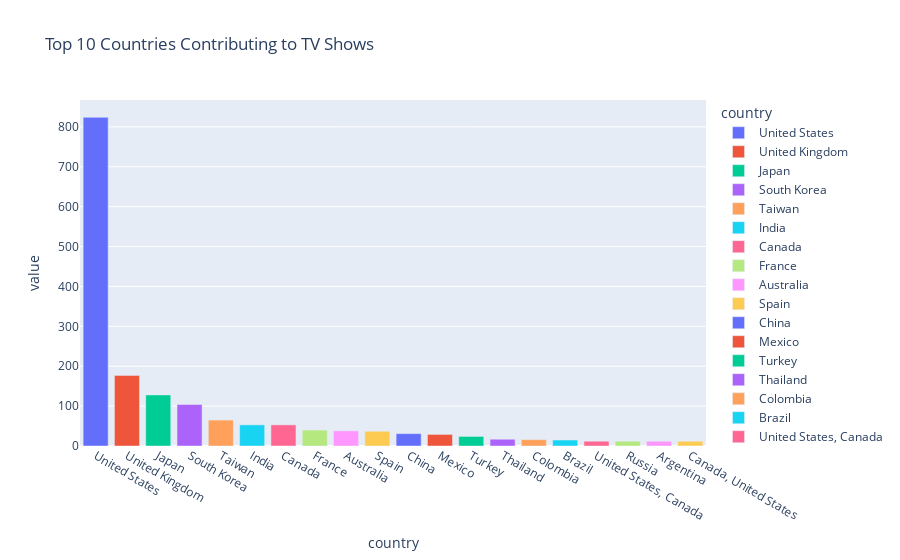

Write notebook code for a chart like this one.
### Code cell
top_TVshow_Countries=TVshows["country"].value_counts().head(20)
px.bar(top_TVshow_Countries, color=top_TVshow_Countries.index, title="Top 10 Countries Contributing to TV Shows")

### Figure 1 — Plotly figure (JSON) as saved in the notebook; plotly's stock layout.template omitted (floating-point values rounded to 4 significant figures)
{"data": [{"alignmentgroup": "True", "hovertemplate": "country=%{x}<br>value=%{y}<extra></extra>", "legendgroup": "United States", "marker": {"color": "#636efa", "pattern": {"shape": ""}}, "name": "United States", "offsetgroup": "United States", "orientation": "v", "showlegend": true, "textposition": "auto", "type": "bar", "x": ["United States"], "xaxis": "x", "y": [824], "yaxis": "y"}, {"alignmentgroup": "True", "hovertemplate": "country=%{x}<br>value=%{y}<extra></extra>", "legendgroup": "United Kingdom", "marker": {"color": "#EF553B", "pattern": {"shape": ""}}, "name": "United Kingdom", "offsetgroup": "United Kingdom", "orientation": "v", "showlegend": true, "textposition": "auto", "type": "bar", "x": ["United Kingdom"], "xaxis": "x", "y": [177], "yaxis": "y"}, {"alignmentgroup": "True", "hovertemplate": "country=%{x}<br>value=%{y}<extra></extra>", "legendgroup": "Japan", "marker": {"color": "#00cc96", "pattern": {"shape": ""}}, "name": "Japan", "offsetgroup": "Japan", "orientation": "v", "showlegend": true, "textposition": "auto", "type": "bar", "x": ["Japan"], "xaxis": "x", "y": [128], "yaxis": "y"}, {"alignmentgroup": "True", "hovertemplate": "country=%{x}<br>value=%{y}<extra></extra>", "legendgroup": "South Korea", "marker": {"color": "#ab63fa", "pattern": {"shape": ""}}, "name": "South Korea", "offsetgroup": "South Korea", "orientation": "v", "showlegend": true, "textposition": "auto", "type": "bar", "x": ["South Korea"], "xaxis": "x", "y": [104], "yaxis": "y"}, {"alignmentgroup": "True", "hovertemplate": "country=%{x}<br>value=%{y}<extra></extra>", "legendgroup": "Taiwan", "marker": {"color": "#FFA15A", "pattern": {"shape": ""}}, "name": "Taiwan", "offsetgroup": "Taiwan", "orientation": "v", "showlegend": true, "textposition": "auto", "type": "bar", "x": ["Taiwan"], "xaxis": "x", "y": [65], "yaxis": "y"}, {"alignmentgroup": "True", "hovertemplate": "country=%{x}<br>value=%{y}<extra></extra>", "legendgroup": "India", "marker": {"color": "#19d3f3", "pattern": {"shape": ""}}, "name": "India", "offsetgroup": "India", "orientation": "v", "showlegend": true, "textposition": "auto", "type": "bar", "x": ["India"], "xaxis": "x", "y": [53], "yaxis": "y"}, {"alignmentgroup": "True", "hovertemplate": "country=%{x}<br>value=%{y}<extra></extra>", "legendgroup": "Canada", "marker": {"color": "#FF6692", "pattern": {"shape": ""}}, "name": "Canada", "offsetgroup": "Canada", "orientation": "v", "showlegend": true, "textposition": "auto", "type": "bar", "x": ["Canada"], "xaxis": "x", "y": [53], "yaxis": "y"}, {"alignmentgroup": "True", "hovertemplate": "country=%{x}<br>value=%{y}<extra></extra>", "legendgroup": "France", "marker": {"color": "#B6E880", "pattern": {"shape": ""}}, "name": "France", "offsetgroup": "France", "orientation": "v", "showlegend": true, "textposition": "auto", "type": "bar", "x": ["France"], "xaxis": "x", "y": [40], "yaxis": "y"}, {"alignmentgroup": "True", "hovertemplate": "country=%{x}<br>value=%{y}<extra></extra>", "legendgroup": "Australia", "marker": {"color": "#FF97FF", "pattern": {"shape": ""}}, "name": "Australia", "offsetgroup": "Australia", "orientation": "v", "showlegend": true, "textposition": "auto", "type": "bar", "x": ["Australia"], "xaxis": "x", "y": [38], "yaxis": "y"}, {"alignmentgroup": "True", "hovertemplate": "country=%{x}<br>value=%{y}<extra></extra>", "legendgroup": "Spain", "marker": {"color": "#FECB52", "pattern": {"shape": ""}}, "name": "Spain", "offsetgroup": "Spain", "orientation": "v", "showlegend": true, "textposition": "auto", "type": "bar", "x": ["Spain"], "xaxis": "x", "y": [37], "yaxis": "y"}, {"alignmentgroup": "True", "hovertemplate": "country=%{x}<br>value=%{y}<extra></extra>", "legendgroup": "China", "marker": {"color": "#636efa", "pattern": {"shape": ""}}, "name": "China", "offsetgroup": "China", "orientation": "v", "showlegend": true, "textposition": "auto", "type": "bar", "x": ["China"], "xaxis": "x", "y": [31], "yaxis": "y"}, {"alignmentgroup": "True", "hovertemplate": "country=%{x}<br>value=%{y}<extra></extra>", "legendgroup": "Mexico", "marker": {"color": "#EF553B", "pattern": {"shape": ""}}, "name": "Mexico", "offsetgroup": "Mexico", "orientation": "v", "showlegend": true, "textposition": "auto", "type": "bar", "x": ["Mexico"], "xaxis": "x", "y": [29], "yaxis": "y"}, {"alignmentgroup": "True", "hovertemplate": "country=%{x}<br>value=%{y}<extra></extra>", "legendgroup": "Turkey", "marker": {"color": "#00cc96", "pattern": {"shape": ""}}, "name": "Turkey", "offsetgroup": "Turkey", "orientation": "v", "showlegend": true, "textposition": "auto", "type": "bar", "x": ["Turkey"], "xaxis": "x", "y": [24], "yaxis": "y"}, {"alignmentgroup": "True", "hovertemplate": "country=%{x}<br>value=%{y}<extra></extra>", "legendgroup": "Thailand", "marker": {"color": "#ab63fa", "pattern": {"shape": ""}}, "name": "Thailand", "offsetgroup": "Thailand", "orientation": "v", "showlegend": true, "textposition": "auto", "type": "bar", "x": ["Thailand"], "xaxis": "x", "y": [17], "yaxis": "y"}, {"alignmentgroup": "True", "hovertemplate": "country=%{x}<br>value=%{y}<extra></extra>", "legendgroup": "Colombia", "marker": {"color": "#FFA15A", "pattern": {"shape": ""}}, "name": "Colombia", "offsetgroup": "Colombia", "orientation": "v", "showlegend": true, "textposition": "auto", "type": "bar", "x": ["Colombia"], "xaxis": "x", "y": [16], "yaxis": "y"}, {"alignmentgroup": "True", "hovertemplate": "country=%{x}<br>value=%{y}<extra></extra>", "legendgroup": "Brazil", "marker": {"color": "#19d3f3", "pattern": {"shape": ""}}, "name": "Brazil", "offsetgroup": "Brazil", "orientation": "v", "showlegend": true, "textposition": "auto", "type": "bar", "x": ["Brazil"], "xaxis": "x", "y": [15], "yaxis": "y"}, {"alignmentgroup": "True", "hovertemplate": "country=%{x}<br>value=%{y}<extra></extra>", "legendgroup": "United States, Canada", "marker": {"color": "#FF6692", "pattern": {"shape": ""}}, "name": "United States, Canada", "offsetgroup": "United States, Canada", "orientation": "v", "showlegend": true, "textposition": "auto", "type": "bar", "x": ["United States, Canada"], "xaxis": "x", "y": [12], "yaxis": "y"}, {"alignmentgroup": "True", "hovertemplate": "country=%{x}<br>value=%{y}<extra></extra>", "legendgroup": "Russia", "marker": {"color": "#B6E880", "pattern": {"shape": ""}}, "name": "Russia", "offsetgroup": "Russia", "orientation": "v", "showlegend": true, "textposition": "auto", "type": "bar", "x": ["Russia"], "xaxis": "x", "y": [12], "yaxis": "y"}, {"alignmentgroup": "True", "hovertemplate": "country=%{x}<br>value=%{y}<extra></extra>", "legendgroup": "Argentina", "marker": {"color": "#FF97FF", "pattern": {"shape": ""}}, "name": "Argentina", "offsetgroup": "Argentina", "orientation": "v", "showlegend": true, "textposition": "auto", "type": "bar", "x": ["Argentina"], "xaxis": "x", "y": [12], "yaxis": "y"}, {"alignmentgroup": "True", "hovertemplate": "country=%{x}<br>value=%{y}<extra></extra>", "legendgroup": "Canada, United States", "marker": {"color": "#FECB52", "pattern": {"shape": ""}}, "name": "Canada, United States", "offsetgroup": "Canada, United States", "orientation": "v", "showlegend": true, "textposition": "auto", "type": "bar", "x": ["Canada, United States"], "xaxis": "x", "y": [12], "yaxis": "y"}], "layout": {"barmode": "relative", "legend": {"title": {"text": "country"}, "tracegroupgap": 0}, "title": {"text": "Top 10 Countries Contributing to TV Shows"}, "xaxis": {"anchor": "y", "categoryarray": ["United States", "United Kingdom", "Japan", "South Korea", "Taiwan", "India", "Canada", "France", "Australia", "Spain", "China", "Mexico", "Turkey", "Thailand", "Colombia", "Brazil", "United States, Canada", "Russia", "Argentina", "Canada, United States"], "categoryorder": "array", "domain": [0, 1], "title": {"text": "country"}}, "yaxis": {"anchor": "x", "domain": [0, 1], "title": {"text": "value"}}}}
